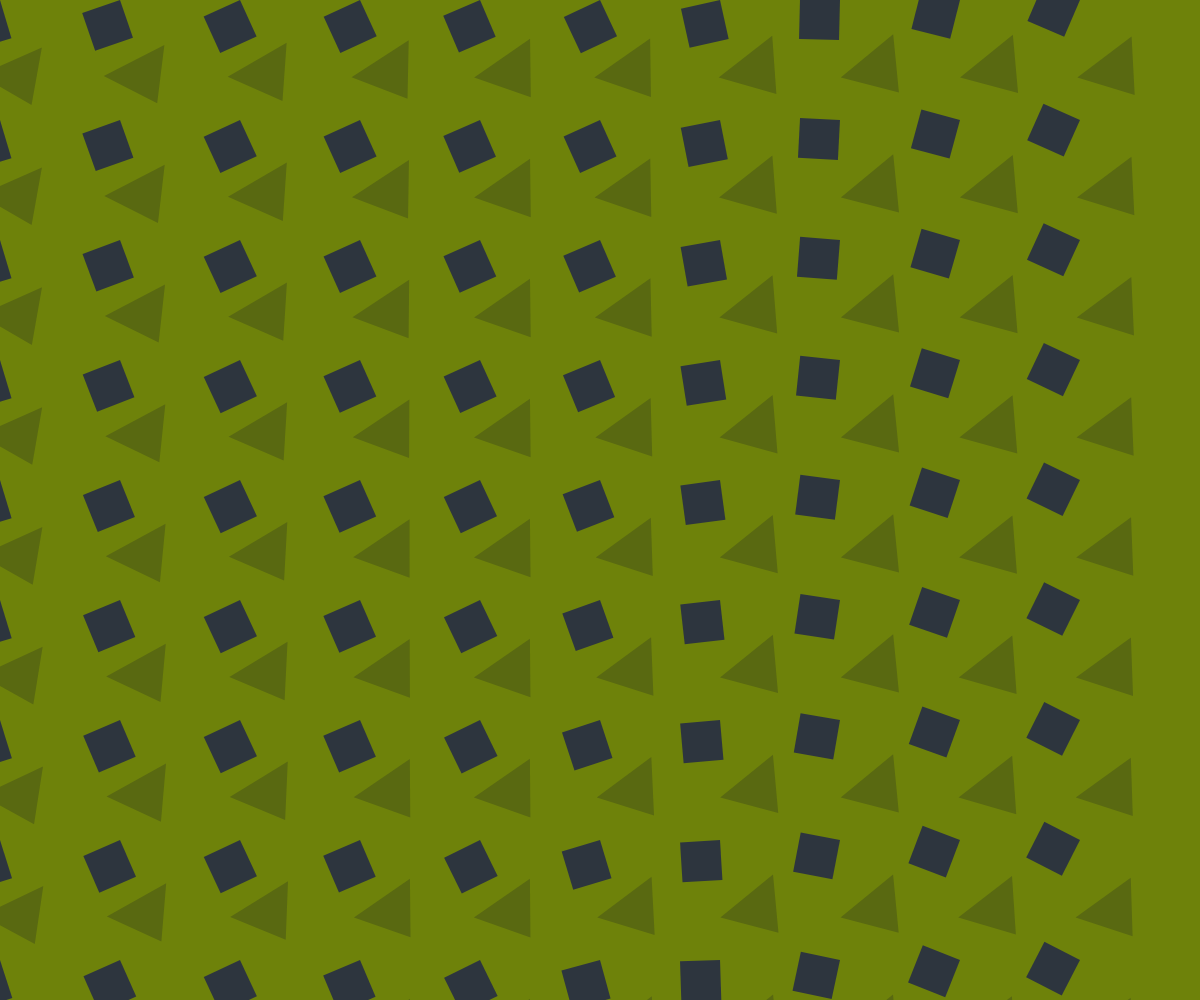
Frame 1 (no input)
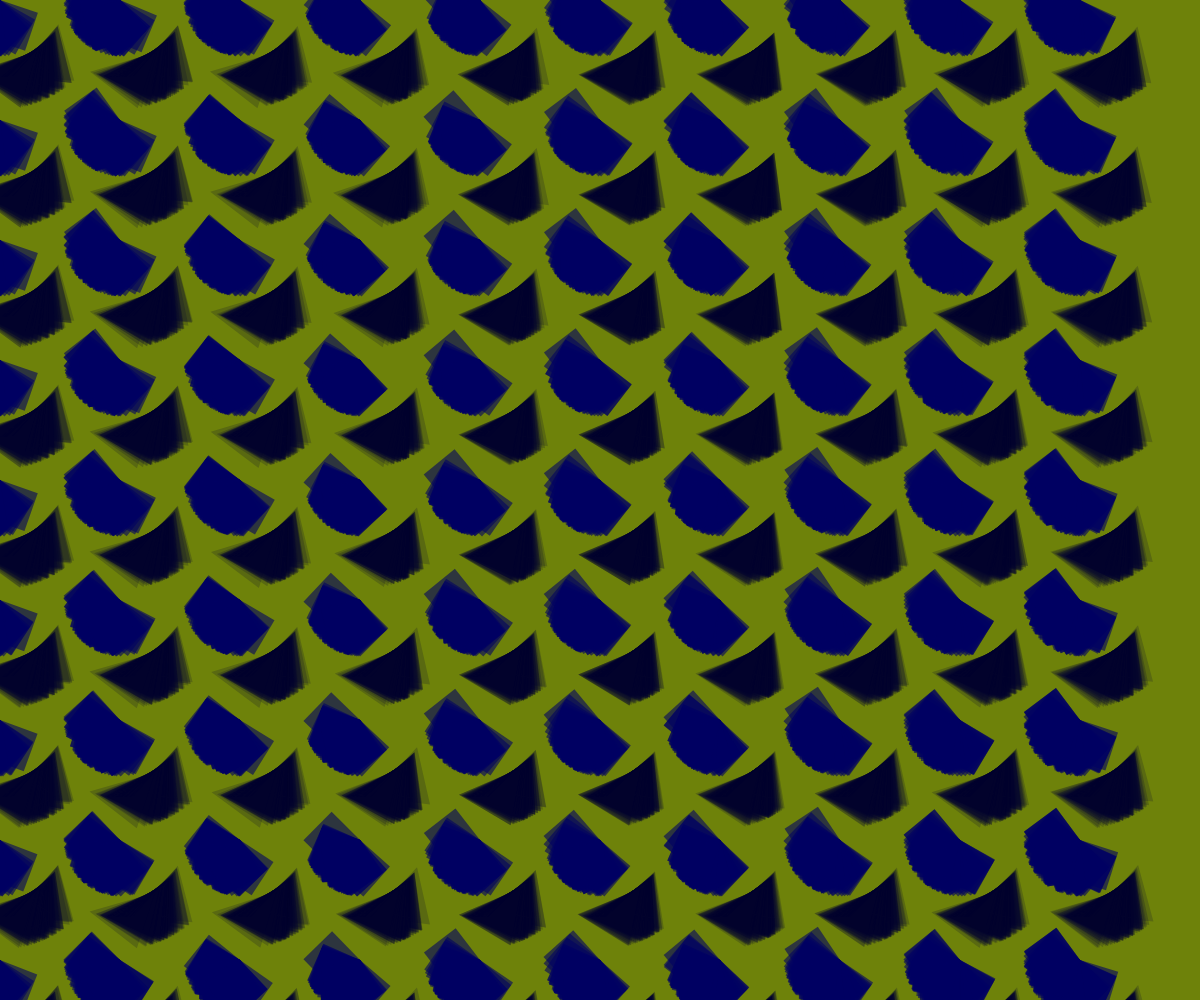
Frame 60 (no input)
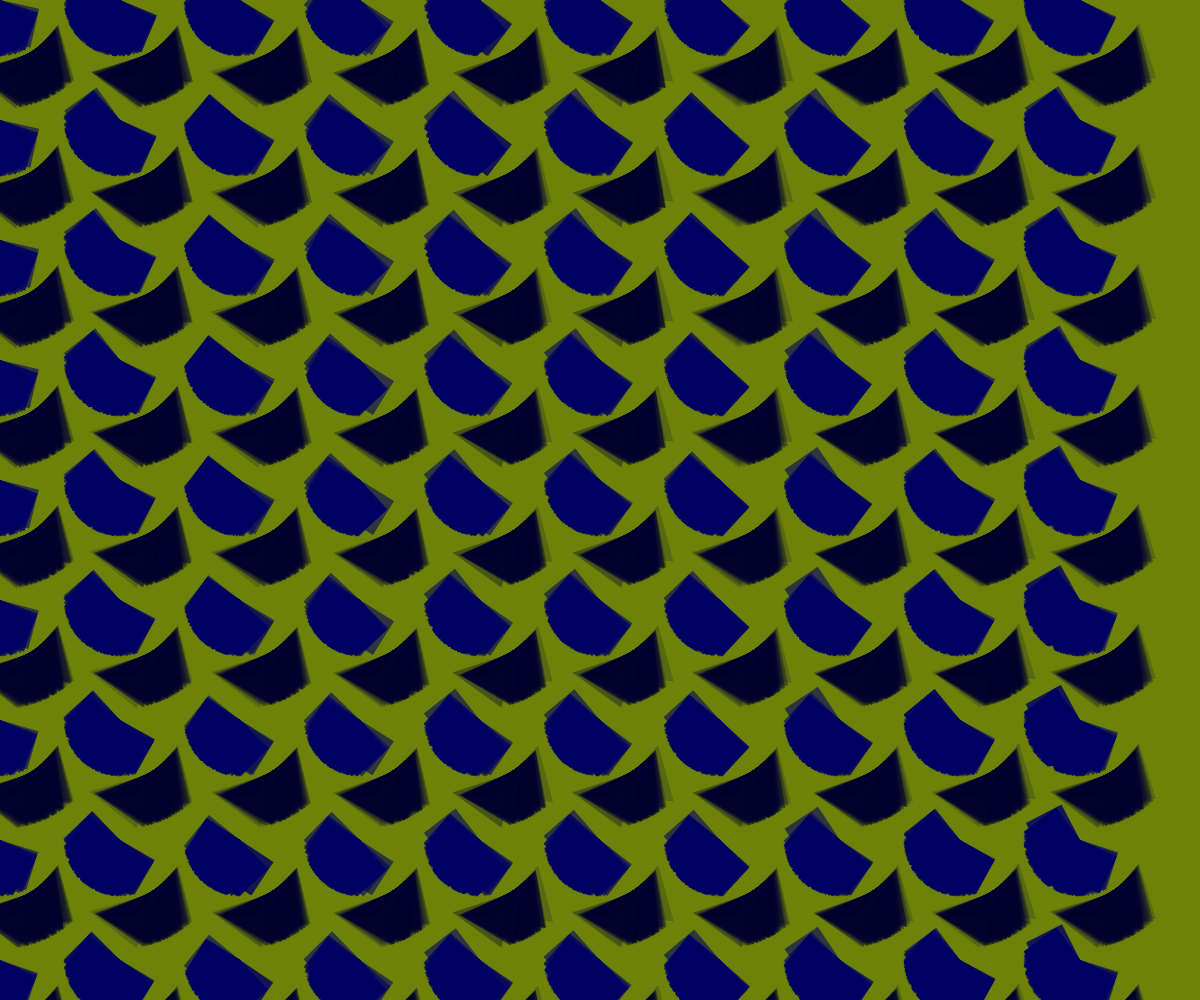
Frame 120 (the mouse pressed at the canvas centre since frame 60)

The p5.js sketch that drew these frames (run headless with seeded random() and noise() and a simulated clock; from frame 60 on, the mouse is pressed at the canvas centre):

// p5.js sketch
// ── sketch.js
let angleR;//random angle to be picked
let offsetR;

function setup() {
  createCanvas(windowWidth, windowHeight);
  background(110,130,10);
  noStroke();
  angleMode(DEGREES);
  offsetR = 0.0;//reference point
  //noLoop();//changes from static to dynamic and vice versa
  
        
}

function draw() {
  
  for(let i = 0;i < width; i = i + 120){//spacing/positioning of triangles
    for(let j = 0;j < width; j = j + 120){
      
      push();
      translate(i,j);//fill along the length and width of canvas
      
      angleR = noise(offsetR)*45;
      rotate(angleR);
      fill(0,0,50,50);
      triangle(20, 75, 60, 20, 80, 75);
      offsetR = offsetR + 0.01;
      pop();   
           
    }
  }
    for(let i = 0;i < width; i = i + 120){//position of reactangles along width of canvas
      for(let j = 0;j < width; j = j + 120){//position of rectangles along width of canvas on x-axis
      
      push();//builds and transforms current style in use. In this case we have the rectangle
      translate(i,j);
      
      angleR = noise(offsetR)*180;//rotation angle of the rectangle
      rotate(angleR);
      fill(0,0,100,150);
      rect(0, 0, 40, 40);
      offsetR = offsetR + 0.01;
      pop();    
            
    }
  }
  
  
}
